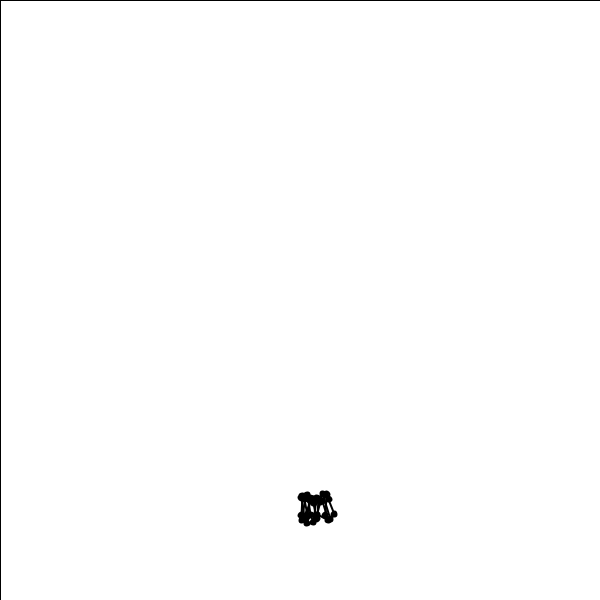
Frame 1 (no input)
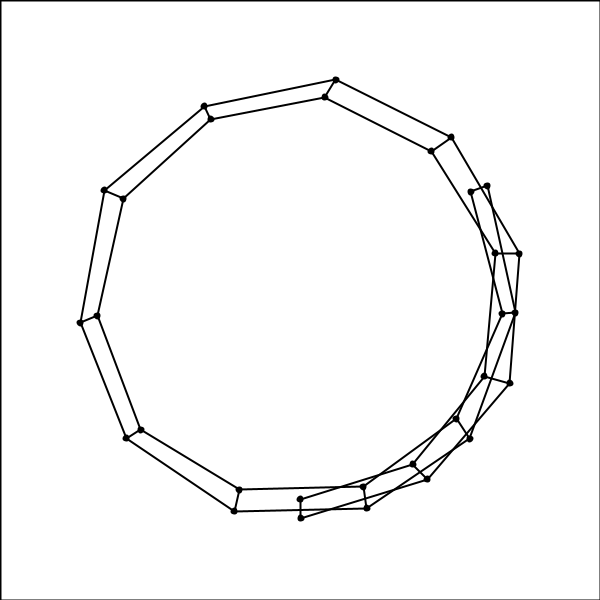
Frame 60 (the mouse pressed at the canvas centre just before this capture)
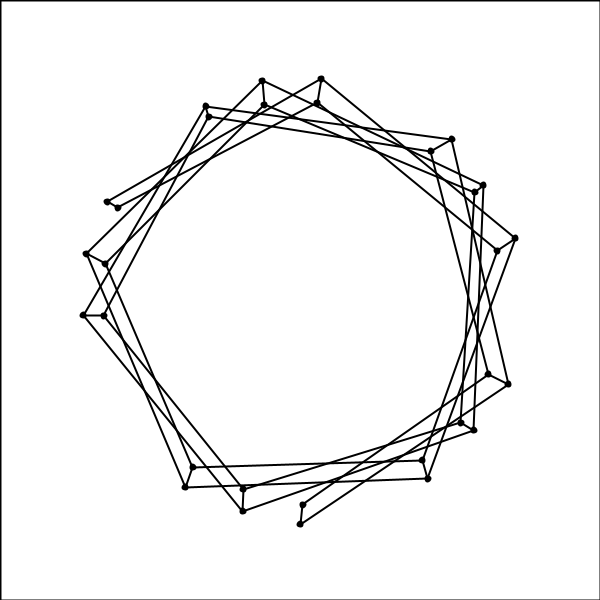
Frame 120 (the mouse held since frame 60 and released just before this capture)

The Processing sketch that drew these frames (run headless with seeded random() and noise(); from frame 60 on, the mouse is pressed at the canvas centre):

// Processing sketch: processing_79937
// ── processing_79937.pde

// draws points around a circle


// Global variables
float r1 = 200;      // Radius of first circle
float r2 = 220;      // Radius of second circle

// determines the randomness
float diff = (r2 - r1)/4;

int numPoints = 15;   // Number of points on the circle

//float angle=TWO_PI/(float)numPoints; // Calculate the angle seperating each point

float angle = 0;

float[][] xyArray_inner;   // Declare an array
float[][] xyArray_outer;   // Declare an array


void setup(){

  background(255);
  size(600,600); // Window height
  smooth();
  
}

void draw(){     
  
  fill(255,255);
  rect(0,0,width,height);

 // CREATE A LIST OF x & y CO-ORDINATES
  xyArray_inner = new float [numPoints][2]; // Setup the array dimensions
  xyArray_outer = new float [numPoints][2]; // Setup the array dimensions

//    angle = angle * random(1.0,1.005);
    angle = angle + 0.01;
    println(angle);
  
  
  // for each point on the circle
  for(int i=0;i<numPoints;i++) { 
    
   
    // calculate the X&Y co-ordinates
    float x = r1*sin(angle*i)+width/2 + random(-diff,diff);
    float y = r1*cos(angle*i)+height/2 + random(-diff,diff);

    float x2 = r2*sin(angle*i)+width/2 + random(-diff,diff);;
    float y2 = r2*cos(angle*i)+height/2 + random(-diff,diff);;

    xyArray_inner[i][0] = x; // Store the x co-ordinate in the array
    xyArray_inner[i][1] = y; // Store the y co-ordinate

    xyArray_outer[i][0] = x2; // Store the x co-ordinate in the array
    xyArray_outer[i][1] = y2; // Store the y co-ordinate
    
    // print the xy co-ordinates
    //println(x + "  " + y);
    
    //line(width/2,height/2,x,y);
  /*  float f = (i*255/numPoints);
   // println(f);
    stroke(f);*/
    
    stroke(0);
    strokeWeight(2);
    
    // connect inside and outside vertices
    line(x,y,x2,y2);
    
    fill(0);
    ellipse(x,y,5,5);
    ellipse(x2,y2,5,5);
    
   // 0point(x,y);
   
  }
  
  //stroke(150);
  // connect points around circle with lines
  for (int i=0;i<numPoints-1;i++){
   
    /*float f = (i*255/numPoints);
    println(f);
    stroke(f);*/
    stroke(0);
    
   // inner circle 
   
   float x1 = xyArray_inner[i][0];
   float y1 = xyArray_inner[i][1];

   float x0 = xyArray_inner[i+1][0];
   float y0 = xyArray_inner[i+1][1];

   line(x0,y0,x1,y1);
  
   // outer circle

   float x1o = xyArray_outer[i][0];
   float y1o = xyArray_outer[i][1];

   float x0o = xyArray_outer[i+1][0];
   float y0o = xyArray_outer[i+1][1];
   
   line(x0o,y0o,x1o,y1o);

  }

/*   // connect first and last
 
   float x1 = xyArray_inner[0][0];
   float y1 = xyArray_inner[0][1];

   float x0 = xyArray_inner[numPoints-1][0];
   float y0 = xyArray_inner[numPoints-1][1];

   line(x0,y0,x1,y1);
  

   // connect first and last
  
   float x1o = xyArray_outer[0][0];
   float y1o = xyArray_outer[0][1];

   float x0o = xyArray_outer[numPoints-1][0];
   float y0o = xyArray_outer[numPoints-1][1];
   
   line(x0o,y0o,x1o,y1o);
  */ 
   delay(50);
  
  
   //numPoints = numPoints - 1;
}
